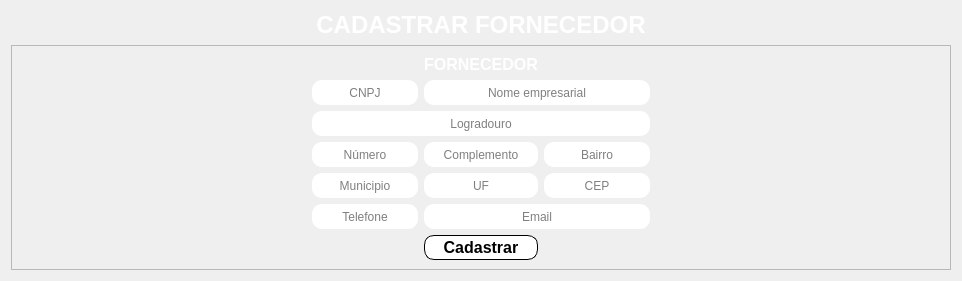
          <widget class="QWidget" name="pg_cadfornecedores">
           <attribute name="title">
            <string>Cadastrar Fornecedor</string>
           </attribute>
           <layout class="QVBoxLayout" name="verticalLayout_11">
            <item>
             <widget class="QLabel" name="label_17">
              <property name="maximumSize">
               <size>
                <width>16777215</width>
                <height>50</height>
               </size>
              </property>
              <property name="sizeIncrement">
               <size>
                <width>0</width>
                <height>0</height>
               </size>
              </property>
              <property name="text">
               <string>&lt;html&gt;&lt;head/&gt;&lt;body&gt;&lt;p align=&quot;center&quot;&gt;&lt;span style=&quot; font-size:18pt; font-weight:600; color:#ffffff;&quot;&gt;CADASTRAR FORNECEDOR&lt;/span&gt;&lt;/p&gt;&lt;/body&gt;&lt;/html&gt;</string>
              </property>
             </widget>
            </item>
            <item>
             <widget class="QFrame" name="frame_2">
              <property name="frameShape">
               <enum>QFrame::StyledPanel</enum>
              </property>
              <property name="frameShadow">
               <enum>QFrame::Raised</enum>
              </property>
              <layout class="QGridLayout" name="gridLayout">
               <property name="leftMargin">
                <number>300</number>
               </property>
               <property name="rightMargin">
                <number>300</number>
               </property>
               <property name="verticalSpacing">
                <number>6</number>
               </property>
               <item row="4" column="0">
                <widget class="QLineEdit" name="txt_cnpj_contr">
                 <property name="minimumSize">
                  <size>
                   <width>0</width>
                   <height>25</height>
                  </size>
                 </property>
                 <property name="styleSheet">
                  <string notr="true">background-color: rgb(255, 255, 255);
border-radius:10px;</string>
                 </property>
                 <property name="alignment">
                  <set>Qt::AlignCenter</set>
                 </property>
                 <property name="placeholderText">
                  <string>CNPJ</string>
                 </property>
                </widget>
               </item>
               <item row="4" column="1" colspan="2">
                <widget class="QLineEdit" name="txt_nome_contr">
                 <property name="minimumSize">
                  <size>
                   <width>0</width>
                   <height>25</height>
                  </size>
                 </property>
                 <property name="styleSheet">
                  <string notr="true">background-color: rgb(255, 255, 255);
border-radius:10px;</string>
                 </property>
                 <property name="alignment">
                  <set>Qt::AlignCenter</set>
                 </property>
                 <property name="placeholderText">
                  <string>Nome empresarial</string>
                 </property>
                </widget>
               </item>
               <item row="5" column="0" colspan="3">
                <widget class="QLineEdit" name="txt_logradouro_contr">
                 <property name="minimumSize">
                  <size>
                   <width>0</width>
                   <height>25</height>
                  </size>
                 </property>
                 <property name="styleSheet">
                  <string notr="true">background-color: rgb(255, 255, 255);
border-radius:10px;</string>
                 </property>
                 <property name="alignment">
                  <set>Qt::AlignCenter</set>
                 </property>
                 <property name="placeholderText">
                  <string>Logradouro</string>
                 </property>
                </widget>
               </item>
               <item row="6" column="0">
                <widget class="QLineEdit" name="txt_num_contr">
                 <property name="minimumSize">
                  <size>
                   <width>0</width>
                   <height>25</height>
                  </size>
                 </property>
                 <property name="styleSheet">
                  <string notr="true">background-color: rgb(255, 255, 255);
border-radius:10px;</string>
                 </property>
                 <property name="alignment">
                  <set>Qt::AlignCenter</set>
                 </property>
                 <property name="placeholderText">
                  <string>Número</string>
                 </property>
                </widget>
               </item>
               <item row="6" column="1">
                <widget class="QLineEdit" name="txt_complemento_contr">
                 <property name="minimumSize">
                  <size>
                   <width>0</width>
                   <height>25</height>
                  </size>
                 </property>
                 <property name="styleSheet">
                  <string notr="true">background-color: rgb(255, 255, 255);
border-radius:10px;</string>
                 </property>
                 <property name="alignment">
                  <set>Qt::AlignCenter</set>
                 </property>
                 <property name="placeholderText">
                  <string>Complemento</string>
                 </property>
                </widget>
               </item>
               <item row="7" column="2">
                <widget class="QLineEdit" name="txt_cep_contr">
                 <property name="minimumSize">
                  <size>
                   <width>0</width>
                   <height>25</height>
                  </size>
                 </property>
                 <property name="styleSheet">
                  <string notr="true">background-color: rgb(255, 255, 255);
border-radius:10px;</string>
                 </property>
                 <property name="alignment">
                  <set>Qt::AlignCenter</set>
                 </property>
                 <property name="placeholderText">
                  <string>CEP</string>
                 </property>
                </widget>
               </item>
               <item row="9" column="0">
                <widget class="QLineEdit" name="txt_telefone_contr">
                 <property name="minimumSize">
                  <size>
                   <width>0</width>
                   <height>25</height>
                  </size>
                 </property>
                 <property name="styleSheet">
                  <string notr="true">background-color: rgb(255, 255, 255);
border-radius:10px;</string>
                 </property>
                 <property name="alignment">
                  <set>Qt::AlignCenter</set>
                 </property>
                 <property name="placeholderText">
                  <string>Telefone</string>
                 </property>
                </widget>
               </item>
               <item row="6" column="2">
                <widget class="QLineEdit" name="txt_bairro_contr">
                 <property name="minimumSize">
                  <size>
                   <width>0</width>
                   <height>25</height>
                  </size>
                 </property>
                 <property name="styleSheet">
                  <string notr="true">background-color: rgb(255, 255, 255);
border-radius:10px;
</string>
                 </property>
                 <property name="alignment">
                  <set>Qt::AlignCenter</set>
                 </property>
                 <property name="placeholderText">
                  <string>Bairro</string>
                 </property>
                </widget>
               </item>
               <item row="7" column="0">
                <widget class="QLineEdit" name="txt_municipio_contr">
                 <property name="minimumSize">
                  <size>
                   <width>0</width>
                   <height>25</height>
                  </size>
                 </property>
                 <property name="styleSheet">
                  <string notr="true">background-color: rgb(255, 255, 255);
border-radius:10px;</string>
                 </property>
                 <property name="alignment">
                  <set>Qt::AlignCenter</set>
                 </property>
                 <property name="placeholderText">
                  <string>Municipio</string>
                 </property>
                </widget>
               </item>
               <item row="7" column="1">
                <widget class="QLineEdit" name="txt_uf_contr">
                 <property name="minimumSize">
                  <size>
                   <width>0</width>
                   <height>25</height>
                  </size>
                 </property>
                 <property name="styleSheet">
                  <string notr="true">background-color: rgb(255, 255, 255);
border-radius:10px;</string>
                 </property>
                 <property name="alignment">
                  <set>Qt::AlignCenter</set>
                 </property>
                 <property name="placeholderText">
                  <string>UF</string>
                 </property>
                </widget>
               </item>
               <item row="9" column="1" colspan="2">
                <widget class="QLineEdit" name="txt_email_contr">
                 <property name="minimumSize">
                  <size>
                   <width>0</width>
                   <height>25</height>
                  </size>
                 </property>
                 <property name="styleSheet">
                  <string notr="true">background-color: rgb(255, 255, 255);
border-radius:10px;</string>
                 </property>
                 <property name="alignment">
                  <set>Qt::AlignCenter</set>
                 </property>
                 <property name="placeholderText">
                  <string>Email</string>
                 </property>
                </widget>
               </item>
               <item row="0" column="1">
                <widget class="QLabel" name="label_2">
                 <property name="maximumSize">
                  <size>
                   <width>16777215</width>
                   <height>27</height>
                  </size>
                 </property>
                 <property name="text">
                  <string>&lt;html&gt;&lt;head/&gt;&lt;body&gt;&lt;p align=&quot;center&quot;&gt;&lt;span style=&quot; font-size:12pt; font-weight:600; color:#ffffff;&quot;&gt;FORNECEDOR&lt;/span&gt;&lt;/p&gt;&lt;/body&gt;&lt;/html&gt;</string>
                 </property>
                </widget>
               </item>
               <item row="10" column="1">
                <widget class="QPushButton" name="btn_cadforn">
                 <property name="minimumSize">
                  <size>
                   <width>0</width>
                   <height>25</height>
                  </size>
                 </property>
                 <property name="maximumSize">
                  <size>
                   <width>300</width>
                   <height>28</height>
                  </size>
                 </property>
                 <property name="font">
                  <font>
                   <pointsize>12</pointsize>
                   <weight>75</weight>
                   <bold>true</bold>
                  </font>
                 </property>
                 <property name="cursor">
                  <cursorShape>PointingHandCursor</cursorShape>
                 </property>
                 <property name="layoutDirection">
                  <enum>Qt::LeftToRight</enum>
                 </property>
                 <property name="styleSheet">
                  <string notr="true">QPushButton{	
	background-color: rgb(255, 255, 255);
	color: rgb(0, 0, 0);
	border-radius:10px;
	border-width: 2px;
	border-style: outset;
	border-color: black;
}
QPushButton:hover{
	
	background-color: rgb(255, 170, 0);
	
	color: rgb(0, 0, 0);
		
}
QPushButton:!pressed
{
  border: 1px solid black;
}</string>
                 </property>
                 <property name="text">
                  <string>Cadastrar</string>
                 </property>
                 <property name="default">
                  <bool>false</bool>
                 </property>
                </widget>
               </item>
              </layout>
             </widget>
            </item>
           </layout>
          </widget>
